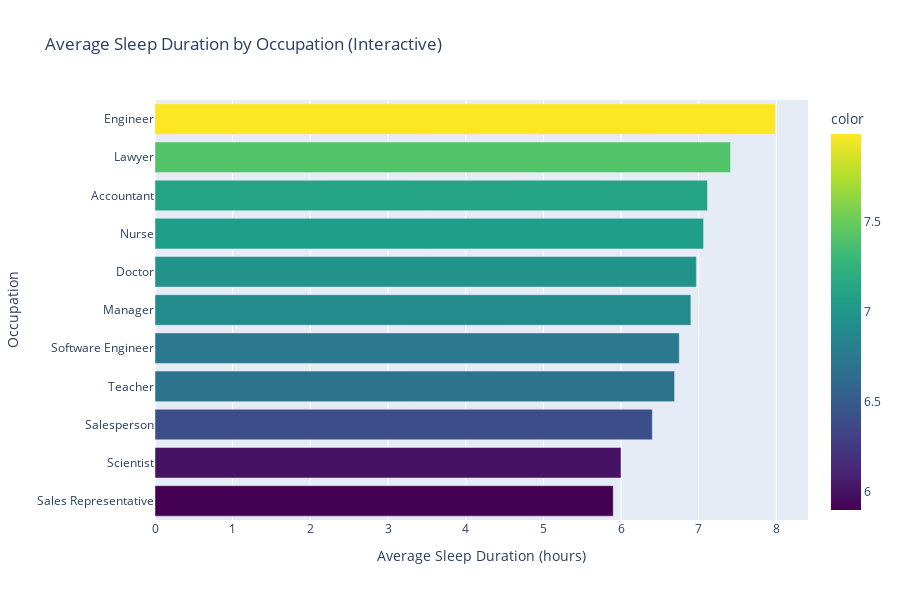

The notebook cell this image was saved under:
### Markdown cell above
## 📌 Step 6: Sleep Duration vs Occupation Visualization

Create bar charts to visualize average sleep duration across different occupations and identify which jobs correlate with shorter or longer sleep patterns.

### Code cell
# Calculate average sleep duration by occupation
occupation_sleep = df.groupby('Occupation')['Sleep Duration'].mean().sort_values(ascending=True)

# Create bar chart with matplotlib
plt.figure(figsize=(12, 8))
colors = plt.cm.viridis(np.linspace(0, 1, len(occupation_sleep)))
bars = plt.barh(range(len(occupation_sleep)), occupation_sleep.values, color=colors)
plt.yticks(range(len(occupation_sleep)), occupation_sleep.index)
plt.xlabel('Average Sleep Duration (hours)')
plt.title('Average Sleep Duration by Occupation', fontsize=16, fontweight='bold')
plt.grid(axis='x', alpha=0.3)

# Add value labels on bars
for i, (idx, value) in enumerate(occupation_sleep.items()):
    plt.text(value + 0.02, i, f'{value:.2f}h', va='center', fontweight='bold')

plt.tight_layout()
plt.show()

# Create interactive plot with Plotly - with error handling
try:
    import plotly.offline as pyo
    pyo.init_notebook_mode(connected=True)
    
    fig = px.bar(
        x=occupation_sleep.values,
        y=occupation_sleep.index,
        orientation='h',
        title='Average Sleep Duration by Occupation (Interactive)',
        labels={'x': 'Average Sleep Duration (hours)', 'y': 'Occupation'},
        color=occupation_sleep.values,
        color_continuous_scale='viridis'
    )
    fig.update_layout(height=600, showlegend=False)
    
    # Use offline plotting to avoid display issues
    pyo.iplot(fig)
    
except Exception as e:
    print(f"Interactive plot display issue: {e}")
    print("Continuing with static matplotlib visualization...")
    
    # Alternative static visualization
    plt.figure(figsize=(12, 8))
    occupation_sleep_sorted = occupation_sleep.sort_values(ascending=False)
    colors = plt.cm.plasma(np.linspace(0, 1, len(occupation_sleep_sorted)))
    
    bars = plt.bar(range(len(occupation_sleep_sorted)), occupation_sleep_sorted.values, color=colors)
    plt.xticks(range(len(occupation_sleep_sorted)), occupation_sleep_sorted.index, rotation=45, ha='right')
    plt.ylabel('Average Sleep Duration (hours)')
    plt.title('Average Sleep Duration by Occupation (Alternative View)', fontsize=16, fontweight='bold')
    plt.grid(axis='y', alpha=0.3)
    
    # Add value labels on bars
    for i, value in enumerate(occupation_sleep_sorted.values):
        plt.text(i, value + 0.02, f'{value:.2f}h', ha='center', fontweight='bold')
    
    plt.tight_layout()
    plt.show()

# Print insights
print("📊 Key Insights:")
print(f"• Highest average sleep: {occupation_sleep.index[-1]} ({occupation_sleep.iloc[-1]:.2f} hours)")
print(f"• Lowest average sleep: {occupation_sleep.index[0]} ({occupation_sleep.iloc[0]:.2f} hours)")
print(f"• Sleep duration range: {occupation_sleep.max() - occupation_sleep.min():.2f} hours")

### Figure 1 — Plotly figure (JSON) as saved in the notebook; plotly's stock layout.template omitted (floating-point values rounded to 4 significant figures)
{"data": [{"hovertemplate": "Average Sleep Duration (hours)=%{x}<br>Occupation=%{y}<br>color=%{marker.color}<extra></extra>", "legendgroup": "", "marker": {"color": [5.9, 6.0, 6.403, 6.69, 6.75, 6.9, 6.97, 7.063, 7.114, 7.411, 7.987], "coloraxis": "coloraxis", "pattern": {"shape": ""}}, "name": "", "orientation": "h", "showlegend": false, "textposition": "auto", "type": "bar", "x": [5.9, 6.0, 6.403, 6.69, 6.75, 6.9, 6.97, 7.063, 7.114, 7.411, 7.987], "xaxis": "x", "y": ["Sales Representative", "Scientist", "Salesperson", "Teacher", "Software Engineer", "Manager", "Doctor", "Nurse", "Accountant", "Lawyer", "Engineer"], "yaxis": "y"}], "layout": {"barmode": "relative", "coloraxis": {"colorbar": {"title": {"text": "color"}}, "colorscale": [[0, "#440154"], [0.1111, "#482878"], [0.2222, "#3e4989"], [0.3333, "#31688e"], [0.4444, "#26828e"], [0.5556, "#1f9e89"], [0.6667, "#35b779"], [0.7778, "#6ece58"], [0.8889, "#b5de2b"], [1, "#fde725"]]}, "height": 600, "legend": {"tracegroupgap": 0}, "showlegend": false, "title": {"text": "Average Sleep Duration by Occupation (Interactive)"}, "xaxis": {"anchor": "y", "domain": [0, 1], "title": {"text": "Average Sleep Duration (hours)"}}, "yaxis": {"anchor": "x", "domain": [0, 1], "title": {"text": "Occupation"}}}}
